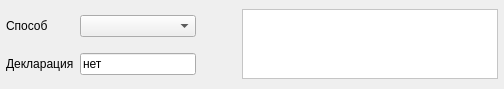
<?xml version="1.0" encoding="UTF-8"?>
<ui version="4.0">
 <class>DeliveryWidget</class>
 <widget class="QWidget" name="DeliveryWidget">
  <property name="geometry">
   <rect>
    <x>0</x>
    <y>0</y>
    <width>504</width>
    <height>89</height>
   </rect>
  </property>
  <property name="windowTitle">
   <string>Form</string>
  </property>
  <layout class="QVBoxLayout" name="verticalLayout">
   <property name="margin">
    <number>2</number>
   </property>
   <item>
    <widget class="QFrame" name="deliveryFrame">
     <property name="minimumSize">
      <size>
       <width>0</width>
       <height>85</height>
      </size>
     </property>
     <property name="maximumSize">
      <size>
       <width>16777215</width>
       <height>85</height>
      </size>
     </property>
     <property name="frameShape">
      <enum>QFrame::NoFrame</enum>
     </property>
     <property name="frameShadow">
      <enum>QFrame::Raised</enum>
     </property>
     <layout class="QVBoxLayout" name="verticalLayout_2">
      <property name="margin">
       <number>4</number>
      </property>
      <item>
       <layout class="QGridLayout" name="gridLayout_6">
        <item row="0" column="0">
         <widget class="QLabel" name="label_9">
          <property name="styleSheet">
           <string notr="true">background: transparent</string>
          </property>
          <property name="text">
           <string>Способ</string>
          </property>
         </widget>
        </item>
        <item row="1" column="1">
         <widget class="QLineEdit" name="deliveryDeclaration">
          <property name="maximumSize">
           <size>
            <width>150</width>
            <height>16777215</height>
           </size>
          </property>
          <property name="text">
           <string>нет</string>
          </property>
          <property name="alignment">
           <set>Qt::AlignLeading|Qt::AlignLeft|Qt::AlignVCenter</set>
          </property>
         </widget>
        </item>
        <item row="0" column="1">
         <widget class="QComboBox" name="deliveryType">
          <property name="minimumSize">
           <size>
            <width>100</width>
            <height>0</height>
           </size>
          </property>
          <property name="maximumSize">
           <size>
            <width>150</width>
            <height>16777215</height>
           </size>
          </property>
         </widget>
        </item>
        <item row="1" column="0">
         <widget class="QLabel" name="label_11">
          <property name="styleSheet">
           <string notr="true">background: transparent</string>
          </property>
          <property name="text">
           <string>Декларация</string>
          </property>
         </widget>
        </item>
        <item row="0" column="3" rowspan="2">
         <widget class="QPlainTextEdit" name="deliveryInfo">
          <property name="styleSheet">
           <string notr="true">background: white
</string>
          </property>
         </widget>
        </item>
        <item row="0" column="2">
         <spacer name="horizontalSpacer_12">
          <property name="orientation">
           <enum>Qt::Horizontal</enum>
          </property>
          <property name="sizeType">
           <enum>QSizePolicy::Fixed</enum>
          </property>
          <property name="sizeHint" stdset="0">
           <size>
            <width>40</width>
            <height>20</height>
           </size>
          </property>
         </spacer>
        </item>
       </layout>
      </item>
     </layout>
    </widget>
   </item>
  </layout>
 </widget>
 <resources/>
 <connections/>
</ui>
